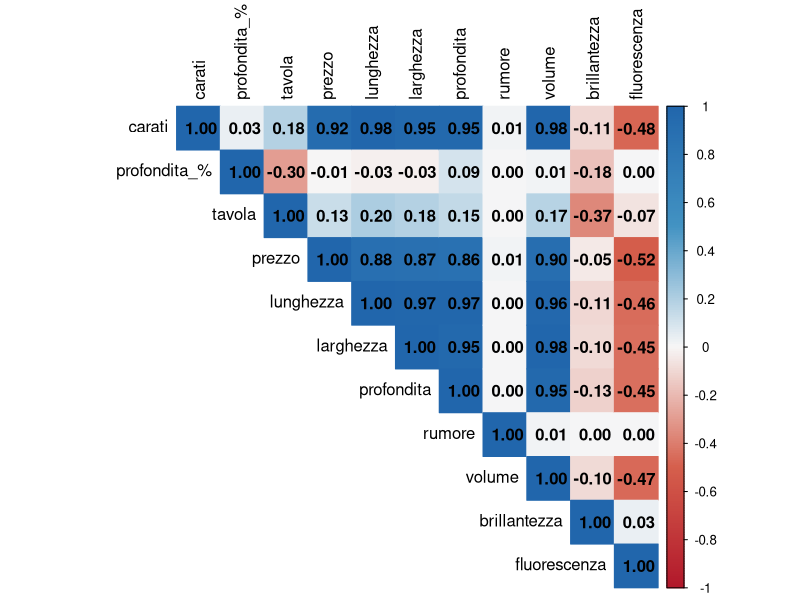
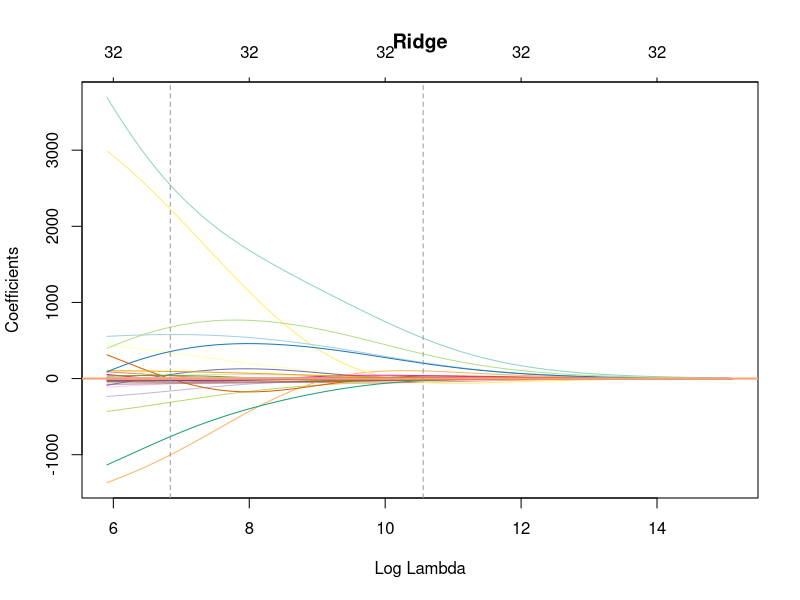
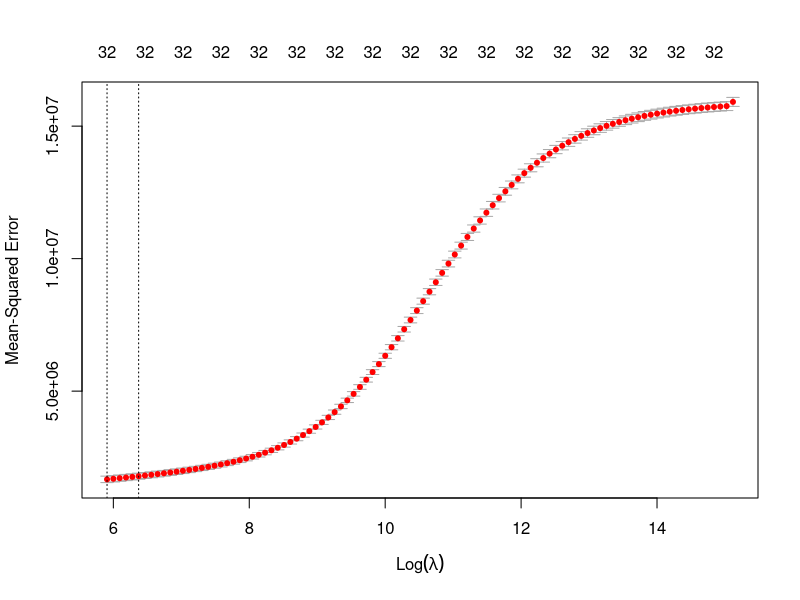
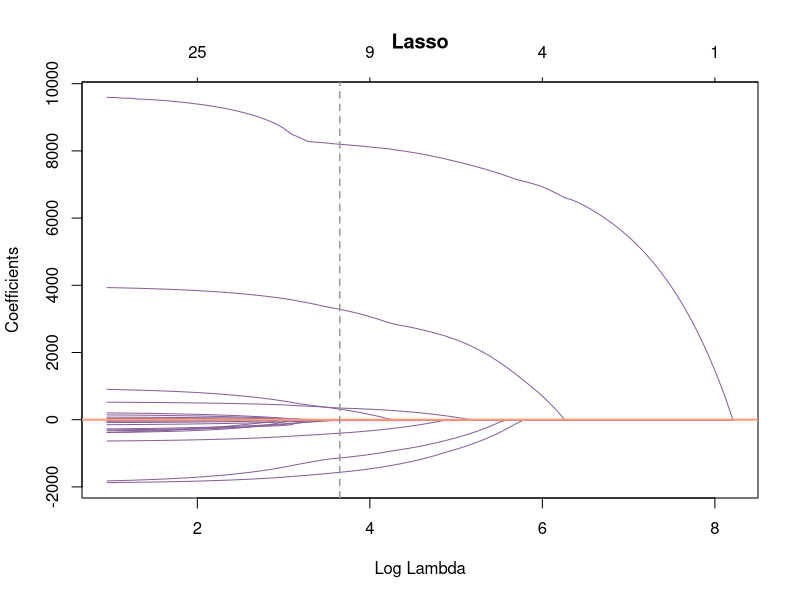
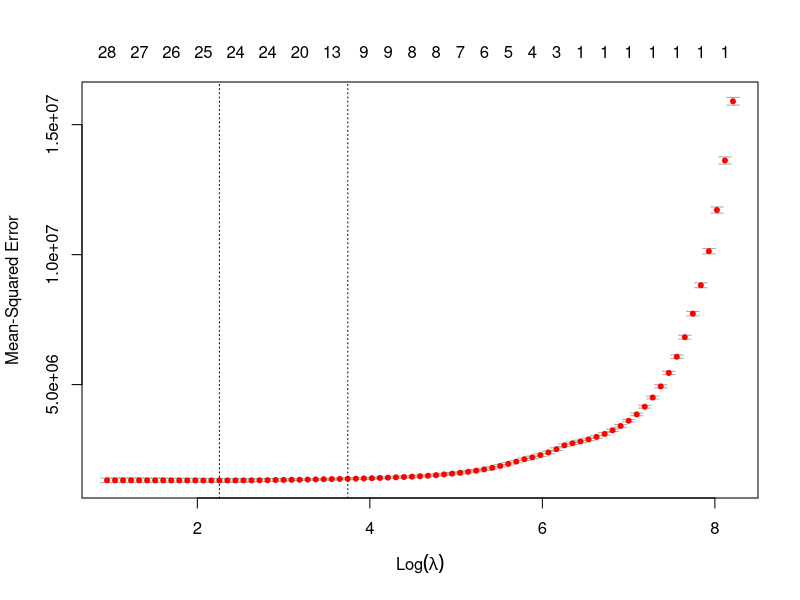
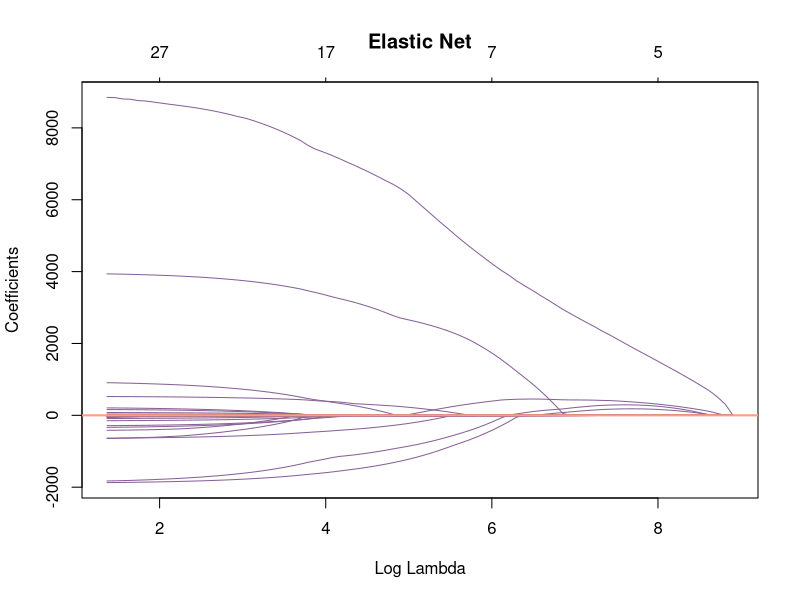
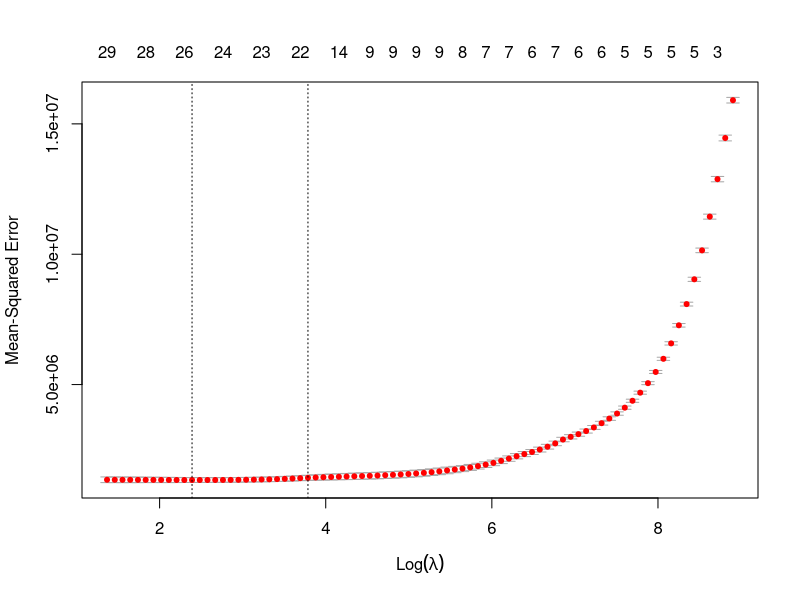
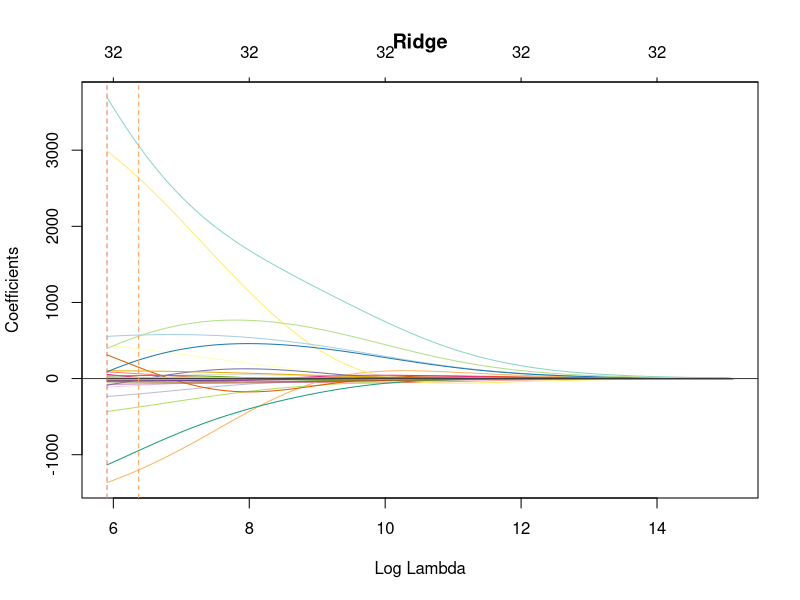

These charts were generated, in order, by the following R code:
library(ggplot2)
library(glmnet)
library(corrplot)
library(RColorBrewer)

data(diamonds)

dati <- as.data.frame(ggplot2::diamonds)
names(dati) <- c("carati", "taglio", "colore", "purezza", "profondita_%", "tavola",
                 "prezzo", "lunghezza", "larghezza", "profondita")

# Aggiungiamo le variabili
set.seed(42)
dati$rumore <- round(rnorm(nrow(dati), mean = 1, sd = 4), 2)
dati$volume <- round(dati$lunghezza * dati$larghezza * dati$profondita, 2)

lista_continenti <- c("Africa", "Asia", "Sud_America", "Nord_America", "Europa", "Oceania")
set.seed(123)
dati$continente <- sample(lista_continenti, size = nrow(dati), replace = TRUE)
dati$continente <- as.factor(dati$continente)

set.seed(456)
dati$brillantezza <- as.numeric(dati$taglio) * 7 + rnorm(nrow(dati), mean = 10, sd = 5)
dati$brillantezza <- round(dati$brillantezza, 2)

set.seed(789)
dati$fluorescenza <- round(
  80 - (dati$prezzo / max(dati$prezzo) * 20) + rnorm(nrow(dati), mean = 0, sd = 7), 2
)
dati$fluorescenza <- pmax(0, pmin(100, dati$fluorescenza))

# Fattorizzo le variabili
dati$taglio <- as.factor(dati$taglio)
dati$colore <- as.factor(dati$colore)
dati$purezza <- as.factor(dati$purezza)
dati$continente <- as.factor(dati$continente)

# CORRELAZIONE E MULTICOLLINEARITA'
corr <- dati[, c("carati", "profondita_%", "tavola", "prezzo", "lunghezza", "larghezza", "profondita", "rumore", "volume", "brillantezza", "fluorescenza")]
matrice_cor <- round(cor(corr), 2)
print(matrice_cor)

palette_migliore <- colorRampPalette(c("#B2182B", "#D6604D", "#F7F7F7", "#4393C3", "#2166AC"))(200)
corrplot(matrice_cor, method = "color", type = "upper", 
         addCoef.col = "black", tl.col = "black", 
         col = palette_migliore)

# REGRESSIONE MULTIPLA CLASSICA (OLS)
reg1 <- lm(prezzo ~ ., data = dati)
summary(reg1)

# PREPARAZIONE MATRICI PER GLMNET
X <- model.matrix(prezzo ~ ., data = dati)[, -1]
Y <- dati$prezzo
mypal <- c(brewer.pal(12, "Set3"), brewer.pal(8, "Dark2"), brewer.pal(12, "Paired"))

##### 1. REGRESSIONE RIDGE #####
fit.ridge <- glmnet(x = X, y = Y, family = "gaussian", alpha = 0)
cv.ridge <- cv.glmnet(x=X, y=Y, family="gaussian", alpha=0)

# Grafico Ridge
{plot(fit.ridge, xvar = "lambda", label = FALSE, main = "Ridge", col = mypal)
  abline(h = 0, col = "#FF9E77", lwd=2)
  abline(v = log(fit.ridge$lambda[c(50, 90)]), lty = "dashed", col = "grey60")
}

# Coefficienti Ridge (ERRORE BSIG CORRETTO QUI)
dim(fit.ridge$beta)
round(fit.ridge$lambda[c(1,50,100)], 5)
round(fit.ridge$beta[, c(1,50,100)], 5) 

# Confronto con OLS
coef(reg1)[c("lunghezza", "larghezza", "volume")]
fit.ridge$beta[c("lunghezza", "larghezza", "volume"), 50]

plot(cv.ridge)


##### 2. REGRESSIONE LASSO #####
fit.lasso <- glmnet(x = X, y = Y, family = "gaussian", alpha = 1)
cv.lasso <- cv.glmnet(x = X, y = Y, family = "gaussian", alpha = 1)

# Grafico Lasso (Stile Prof Viole Rosato)
{plot(fit.lasso, xvar = "lambda", label = FALSE, main = "Lasso", col = "#876197")
  abline(h = 0, col = "#FF9E77", lwd=2)
  abline(v = log(fit.lasso$lambda[c(50, 90)]), lty = "dashed", col = "grey60", lwd=1.5)
}

# Analisi Coefficienti Lasso
dim(fit.lasso$beta)
round(fit.lasso$lambda[c(1, 30, 60)], 5)
round(fit.lasso$beta[, c(1, 30, 60)], 5)

plot(cv.lasso)

# Lambda Ottimali Lasso
print(paste("Lasso Lambda Min:", cv.lasso$lambda.min))
print(paste("Lasso Lambda 1se:", cv.lasso$lambda.1se))


##### 3. ELASTIC NET E CONFRONTI #####
fit.elnet <- glmnet(x=X, y=Y, family="gaussian", alpha=0.5)
cv.elnet <- cv.glmnet(x=X, y=Y, family="gaussian", alpha=0.5)

# Plot Elastic Net (Stile Prof Viole Rosato)
{plot(fit.elnet, xvar="lambda", label=FALSE, main="Elastic Net", col="#876197")
  abline(h=0, col="#FF9E77", lwd=2)}
plot(cv.elnet)

# Confronto dei modelli (MSE minimo)
confronto_mse <- c(Ridge = min(cv.ridge$cvm), Lasso = min(cv.lasso$cvm), ElNet = min(cv.elnet$cvm))
print("Confronto Errore (MSE) tra i modelli:")
print(round(confronto_mse, 2))

# Estrazione coefficienti migliori
best_coeffs <- data.frame(
  Ridge = as.numeric(coef(cv.ridge, s="lambda.min")),
  Lasso = as.numeric(coef(cv.lasso, s="lambda.min")),
  ElNet = as.numeric(coef(cv.elnet, s="lambda.min")),
  row.names = rownames(coef(cv.ridge))
)
print("Coefficienti dei tre modelli a confronto:")
round(best_coeffs, 4)

##MULTI COLLINEARITA' DI TUTTI
# Calcoliamo prima i modelli e la relativa Cross Validation per tutti e tre
fit.ridge <- glmnet(x=X, y=Y, family="gaussian", alpha=0)
cv.ridge <- cv.glmnet(x=X, y=Y, family="gaussian", alpha=0)

fit.lasso <- glmnet(x=X, y=Y, family="gaussian", alpha=1)
cv.lasso <- cv.glmnet(x=X, y=Y, family="gaussian", alpha=1)

fit.EN <- glmnet(x=X, y=Y, family="gaussian", alpha=0.5)
cv.EN <- cv.glmnet(x=X, y=Y, family="gaussian", alpha=0.5)

# Prepariamo la palette usata nei suoi script
library(RColorBrewer)
mypal <- c(brewer.pal(12, "Set3"), brewer.pal(8, "Dark2"), brewer.pal(12, "Paired"))

# 1. Grafico RIDGE 
{plot(fit.ridge, xvar="lambda", label=FALSE, col=mypal, main="Ridge")
  abline(h=0, col="grey20")
  abline(v=log(cv.ridge$lambda.min), lty="dashed", col="#EA765B")
  abline(v=log(cv.ridge$lambda.1se), lty="dashed", col="#FC9F56")
}

# 2. Grafico LASSO
{plot(fit.lasso, xvar="lambda", label=FALSE, col=mypal, main="Lasso")
  abline(h=0, col="grey20")
  abline(v=log(cv.lasso$lambda.min), lty="dashed", col="#EA765B")
  abline(v=log(cv.lasso$lambda.1se), lty="dashed", col="#FC9F56")
}

# 3. Grafico ELASTIC NET
{plot(fit.EN, xvar="lambda", label=FALSE, col=mypal, main="Elastic Net")
  abline(h=0, col="grey20")
  abline(v=log(cv.EN$lambda.min), lty="dashed", col="#EA765B")
  abline(v=log(cv.EN$lambda.1se), lty="dashed", col="#FC9F56")
}

# 4. Confronto dei Test MSE dei tre modelli (usando il Lambda Minimo trovato con CV)
confronto_mse <- c(
  Ridge = min(cv.ridge$cvm), 
  Lasso = min(cv.lasso$cvm), 
  ElasticNet = min(cv.EN$cvm)
)

print("Confronto Errore (MSE): Quale modello predice meglio?")
print(round(confronto_mse, 2))

#VALORI LAMBDA SCELTI
# Estrazione dei valori di lambda ottimali (quelli che minimizzano l'MSE)
lambda_scelti <- c(
  Ridge = cv.ridge$lambda.min,
  Lasso = cv.lasso$lambda.min,
  ElasticNet = cv.elnet$lambda.min
)

print("Valori di Lambda ottimali scelti (lambda.min):")
print(round(lambda_scelti, 4))
